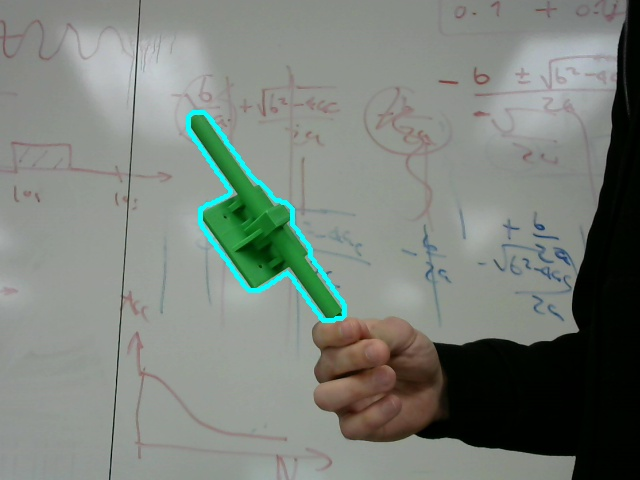
#> input picture pic02.jpg, 640 x 480 px, given in place of the camera
$ python ObjectTracking.py
#> lines starting #> are read from the running program, lines starting #| are printed output that depends on the picture; after the words box and inside, x2 and y2 are one past the last pixel; in counts of white or black regions, pixels touching at a corner belong together
#> further down, frame is the input picture: shape (480, 640, 3); mean B, G, R 122.3, 129.3, 122
#Francesco Pecora -- 01/30/2019

'''
This program tracks the position of an object using its color.
Two variables define the range of the color in HSV mode. The
color initialized will be the one tracked by the camera.
'''

import cv2

#initializing the range of the color to be recognised
lower_green = (23, 50, 50)
upper_green = (37, 255, 255)

#cap rapresents our USB camera
cap = cv2.VideoCapture(0)

def process_frame(frame):

    #resizing the frame to make the processing faster
    resize_frame = cv2.pyrDown(frame.copy())

    #removing some noise blurring the image
    blurred = cv2.GaussianBlur(resize_frame.copy(), (11,11), 0)
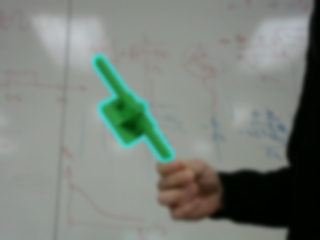
#> blurred: shape (240, 320, 3); mean B, G, R 122.4, 129.4, 122.1

    #turning the bgr image into hsv image
    hsv = cv2.cvtColor(blurred, cv2.COLOR_BGR2HSV)
#> hsv: shape (240, 320, 3); mean H, S, V 55.6, 46.2, 130.8

    #finding the mask of the object (the camera only sees its shape)
    mask = cv2.inRange(hsv, lower_green, upper_green)
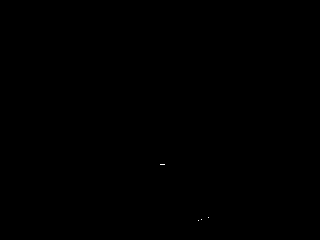
#> mask: shape (240, 320); 0.01% white in thin lines or dots, all inside (x1, y1, x2, y2) = (160, 164, 209, 221)

    #removing noise from the mask by eroding and dilating the shape
    mask = cv2.erode(mask, None, iterations = 2)
#> mask: shape (240, 320); every value is 0
    mask = cv2.dilate(mask, None, iterations = 2)

    #scaling the frame back up
    resize_frame = cv2.pyrUp(mask)
#> resize_frame: shape (480, 640); every value is 0

    return resize_frame


while True:

    ok, frame = cap.read()

    while not ok:
        print("Frame not found.")
        ok, frame = cap.read()

    #processing the frame using the function previously built
    processed_frame = process_frame(frame)

    #finding the contours of the object
    video_contours, hierarchy = cv2.findContours(processed_frame, cv2.RETR_EXTERNAL, cv2.CHAIN_APPROX_NONE)
#> video_contours = []

    #sorting the contours to only show the bigger ones
    sorted_contours = sorted(video_contours, key = cv2.contourArea, reverse = True)
#> sorted_contours = []

    #if the contour is not found, then we just display the frame as it is
    if len(video_contours) < 1:
        cv2.imshow("Live", frame)

    #if we find a contour, then we draw it on the frame
    else:
        cv2.drawContours(frame, sorted_contours[:2], -1, (255,255,0), 4)
        cv2.imshow("Live", frame)


    #if we press the key "q", we break from the while loop
    key = cv2.waitKey(1) & 0xFF
#> (key q is pressed here)
    if key == ord("q"):
        break


cap.release()
cv2.destroyAllWindows()
